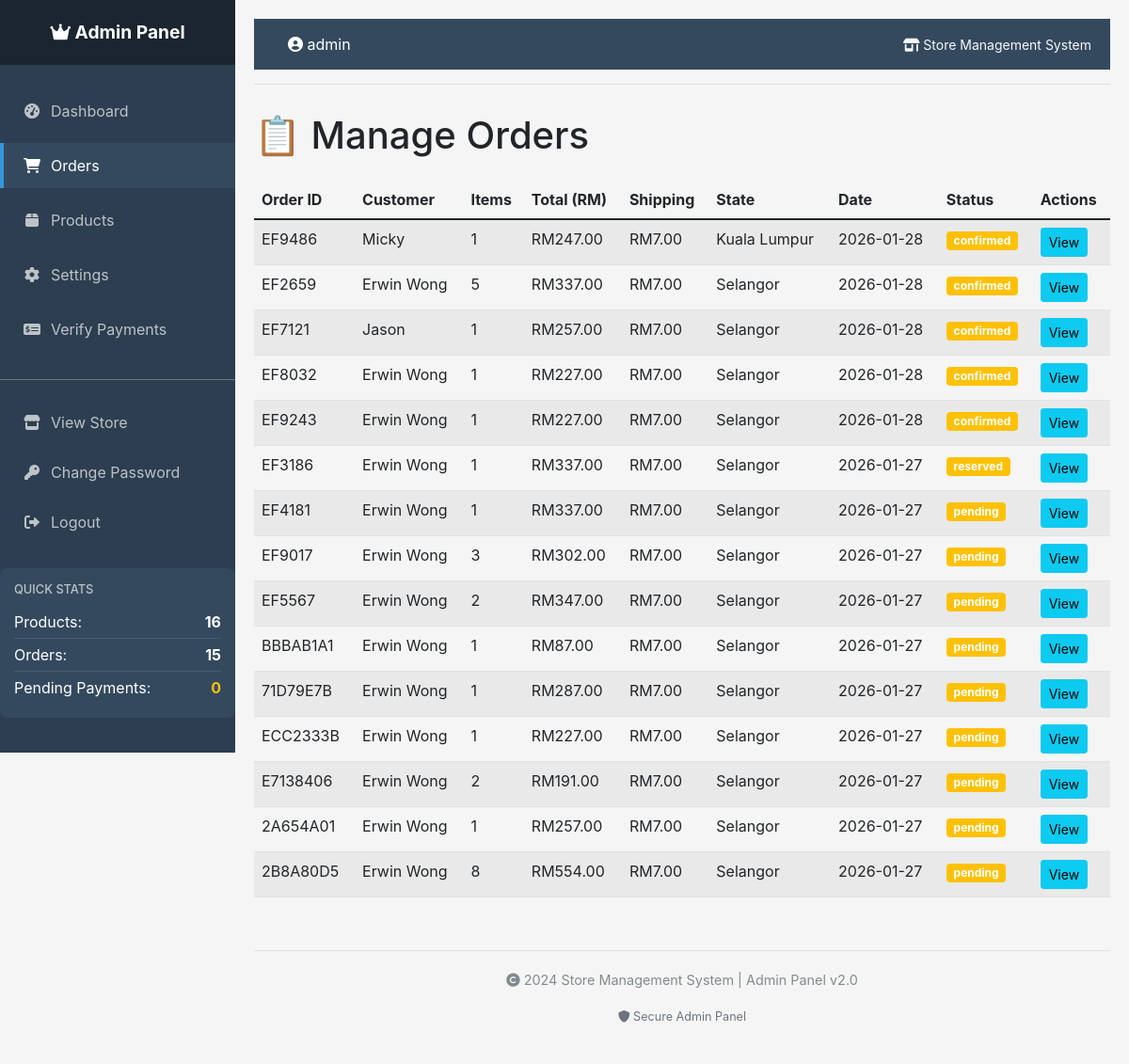
Page /admin/orders (signed in) on the earlier database version.
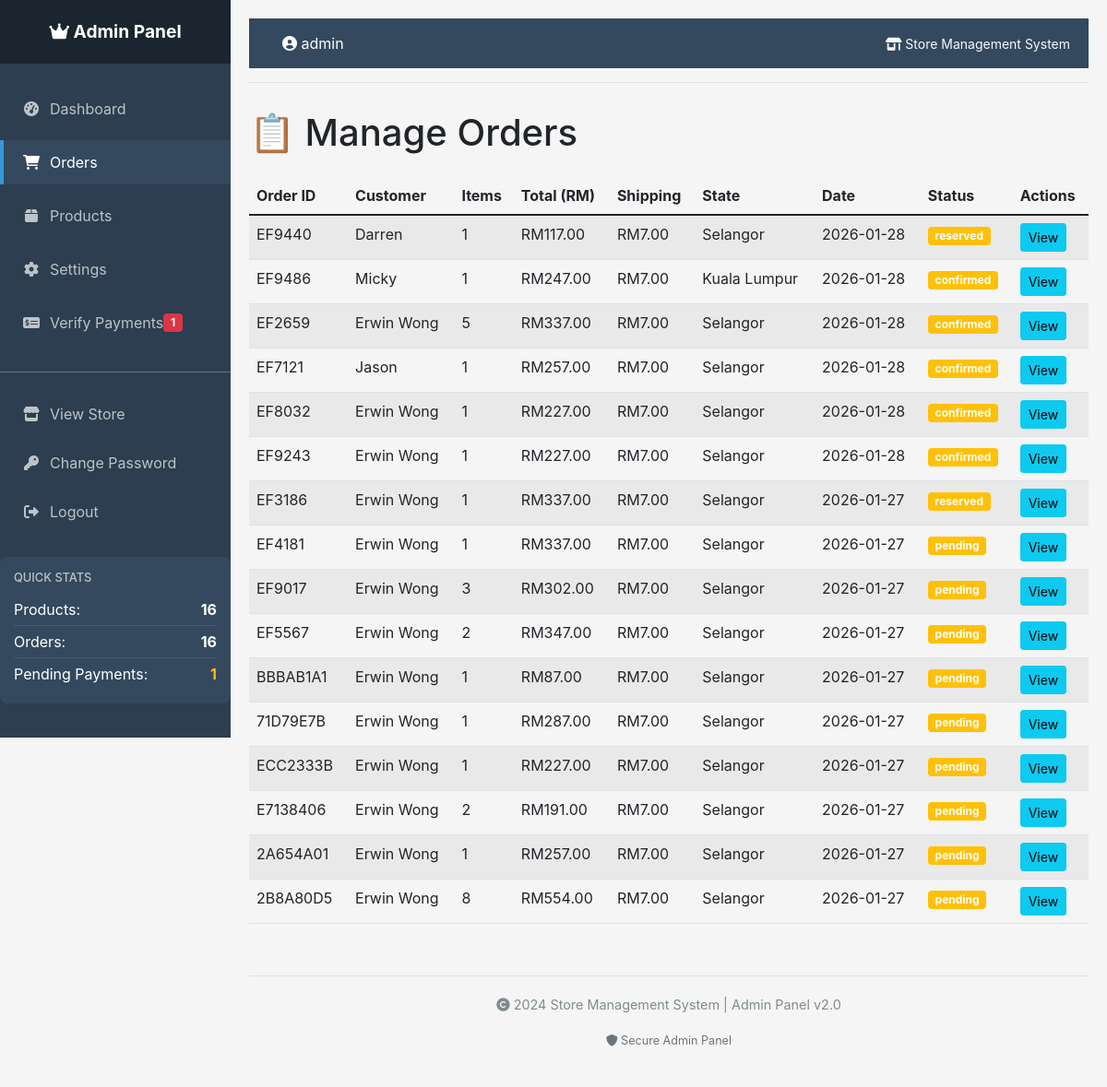
Same page on the later database version.
### tables this page shows
CREATE TABLE orders (
            id INTEGER PRIMARY KEY AUTOINCREMENT,
            order_id TEXT UNIQUE NOT NULL,
            customer_name TEXT NOT NULL,
            total_price REAL NOT NULL,
            shipping_fee REAL NOT NULL,
            address TEXT NOT NULL,
            postcode TEXT NOT NULL,
            state TEXT NOT NULL,
            region TEXT NOT NULL,
            status TEXT DEFAULT 'pending',
            created_at TIMESTAMP DEFAULT CURRENT_TIMESTAMP
        , contact_number TEXT, payment_method TEXT, payment_status TEXT DEFAULT "pending", payment_receipt TEXT, payment_verified BOOLEAN DEFAULT 0, payment_verified_at TIMESTAMP, payment_verified_by TEXT, tracking_number TEXT, updated_at TIMESTAMP);

### app.py (the view)
@app.route('/admin/orders')
@admin_required
def admin_orders():
    orders = g.conn.execute('''
        SELECT o.*,
               (SELECT COUNT(*) FROM order_items WHERE order_id = o.order_id) as item_count
        FROM orders o
        ORDER BY o.created_at DESC
    ''').fetchall()
    return render_template('admin_orders.html', orders=orders)

### app.py (called while the page is built)
def get_db_connection():
    conn = sqlite3.connect(app.config['DATABASE'])
    conn.row_factory = sqlite3.Row
    return conn

@app.before_request
def before_request():
    g.conn = get_db_connection()

@app.teardown_request
def teardown_request(exception):
    if hasattr(g, 'conn'):
        g.conn.close()

def admin_required(f):
    @wraps(f)
    def decorated_function(*args, **kwargs):
        if 'admin_logged_in' not in session:
            return redirect(url_for('admin_login'))
        return f(*args, **kwargs)
    return decorated_function

@app.context_processor
def inject_pending_payments():
    if hasattr(g, 'conn'):
        pending_count = g.conn.execute(
            'SELECT COUNT(*) FROM orders WHERE payment_status = "pending_verification"'
        ).fetchone()[0]
        return dict(pending_payments=pending_count)
    return dict(pending_payments=0)

### templates/admin_orders.html (shortened to what this page needs)
{% extends "admin_base.html" %}
{% block content %}
<h1 class="mb-4">📋 Manage Orders</h1>
<div class="table-responsive">
    <table class="table table-striped">
        <thead>
            <tr>
                <th>Order ID</th>
                <th>Customer</th>
                <th>Items</th>
                <th>Total (RM)</th>
                <th>Shipping</th>
                <th>State</th>
                <th>Date</th>
                <th>Status</th>
                <th>Actions</th>
            </tr>
        </thead>
        <tbody>
            {% for order in orders %}
            <tr>
                <td>{{ order.order_id }}</td>
                <td>{{ order.customer_name }}</td>
                <td>{{ order.item_count }}</td>
                <td>RM{{ "%.2f"|format(order.total_price) }}</td>
                <td>RM{{ "%.2f"|format(order.shipping_fee) }}</td>
                <td>{{ order.state }}</td>
                <td>{{ order.created_at[:10] }}</td>
                <td>
                    <span class="badge bg-{{ 'success' if order.status == 'completed' else 'warning' }}">
                        {{ order.status }}
                    </span>
                </td>
                <td>
                    <a href="{{ url_for('order_details', order_id=order.order_id) }}"
                       class="btn btn-sm btn-info">View</a>
                </td>
            </tr>
            {% else %}
            <tr>
                <td colspan="9" class="text-center">No orders found</td>
            </tr>
            {% endfor %}
        </tbody>
    </table>
</div>
{% endblock %}

### templates/admin_base.html (shortened to what this page needs)
<!DOCTYPE html>
<html lang="en">
<head>
    <link href="https://cdn.jsdelivr.net/npm/bootstrap@5.1.3/dist/css/bootstrap.min.css" rel="stylesheet">
    <link rel="stylesheet" href="https://cdnjs.cloudflare.com/ajax/libs/font-awesome/6.0.0/css/all.min.css">
</head>
<body>
    <div class="admin-container">
        <aside class="admin-sidebar" id="adminSidebar">
            <div class="sidebar-brand">
                <i class="fas fa-crown"></i> Admin Panel
            </div>
            <div class="sidebar-menu">
                <nav class="nav flex-column">
                    <a href="{{ url_for('admin_dashboard') }}"
                       class="nav-link {% if request.endpoint == 'admin_dashboard' %}active{% endif %}">
                        <i class="fas fa-tachometer-alt"></i> Dashboard
                    </a>
                    <a href="{{ url_for('admin_orders') }}"
                       class="nav-link {% if request.endpoint in ['admin_orders', 'order_details'] %}active{% endif %}">
                        <i class="fas fa-shopping-cart"></i> Orders
                    </a>
                    <a href="{{ url_for('admin_products') }}"
                       class="nav-link {% if request.endpoint in ['admin_products', 'add_product', 'edit_product'] %}active{% endif %}">
                        <i class="fas fa-box"></i> Products
                    </a>
                    <a href="{{ url_for('admin_settings') }}"
                       class="nav-link {% if request.endpoint == 'admin_settings' %}active{% endif %}">
                        <i class="fas fa-cog"></i> Settings
                    </a>
                    <a class="nav-link" href="{{ url_for('admin_verify_payments') }}">
                        <i class="fas fa-money-check-alt"></i> Verify Payments
                        {% if pending_payments > 0 %}
                        <span class="badge bg-danger">{{ pending_payments }}</span>
                        {% endif %}
                    </a>
                    <div class="mt-4 pt-3 border-top border-secondary">
                        <a href="/" class="nav-link" target="_blank">
                            <i class="fas fa-store"></i> View Store
                        </a>
                        <a href="{{ url_for('change_password') }}" class="nav-link">
                            <i class="fas fa-key"></i> Change Password
                        </a>
                        <a href="{{ url_for('admin_logout') }}" class="nav-link">
                            <i class="fas fa-sign-out-alt"></i> Logout
                        </a>
                    </div>
                </nav>
                <div class="quick-stats">
                    <h6>Quick Stats</h6>
                    {% set stats = g.conn.execute('SELECT COUNT(*) as product_count FROM products').fetchone() %}
                    {% set order_stats = g.conn.execute('SELECT COUNT(*) as order_count FROM orders').fetchone() %}
                    {% set pending_stats = g.conn.execute('SELECT COUNT(*) as pending_count FROM orders WHERE payment_status = "pending_verification"').fetchone() %}
                    <div class="stat-item">
                        <span>Products:</span>
                        <strong>{{ stats['product_count'] if stats else 0 }}</strong>
                    </div>
                    <div class="stat-item">
                        <span>Orders:</span>
                        <strong>{{ order_stats['order_count'] if order_stats else 0 }}</strong>
                    </div>
                    <div class="stat-item">
                        <span>Pending Payments:</span>
                        <strong class="text-warning">{{ pending_stats['pending_count'] if pending_stats else 0 }}</strong>
                    </div>
                </div>
            </div>
        </aside>
        <main class="admin-main">
            <div class="admin-navbar">
                <div>
                    <span class="ms-3">
                        <i class="fas fa-user-circle"></i> {{ session.get('admin_username', 'Admin') }}
                    </span>
                </div>
                <div>
                    <small class="text-light">
                        <i class="fas fa-store-alt"></i> Store Management System
                    </small>
                </div>
            </div>
            <div class="content-header">
            </div>
            <div class="content-wrapper">
                {% block content %}{% endblock %}
            </div>
            <footer class="admin-footer">
                <p>
                    <i class="fas fa-copyright"></i> 2024 Store Management System | Admin Panel v2.0
                </p>
                <small class="text-muted">
                    <i class="fas fa-shield-alt"></i> Secure Admin Panel
                </small>
            </footer>
        </main>
    </div>
</body>
</html>

### templates/admin_base.html (style rules this page uses)
body { font-family: -apple-system, BlinkMacSystemFont, 'Segoe UI', Roboto, Oxygen, Ubuntu, Cantarell, sans-serif; background-color: #f5f5f5; }
.admin-container { display: flex; min-height: 100vh; }
.admin-sidebar { width: 250px; background-color: #2c3e50; color: white; position: fixed; height: 100vh; overflow-y: auto; transition: all 0.3s; z-index: 1000; }
.admin-main { flex: 1; margin-left: 250px; padding: 20px; }
.admin-navbar { background-color: #34495e; color: white; padding: 15px 20px; display: flex; justify-content: space-between; align-items: center; position: sticky; top: 0; z-index: 100; }
.sidebar-brand { padding: 20px; text-align: center; background-color: #1a252f; font-size: 1.2rem; font-weight: bold; }
.sidebar-menu { padding: 20px 0; }
.sidebar-menu .nav-link { color: #bdc3c7; padding: 12px 20px; margin: 5px 0; border-left: 4px solid transparent; transition: all 0.3s; display: flex; align-items: center; }
.sidebar-menu .nav-link.active { color: white; background-color: #34495e; border-left-color: #3498db; }
.sidebar-menu .nav-link i { margin-right: 10px; width: 20px; text-align: center; }
.content-header { margin-bottom: 30px; padding-bottom: 15px; border-bottom: 1px solid #e0e0e0; display: flex; justify-content: space-between; align-items: center; flex-wrap: wrap; }
.admin-footer { text-align: center; padding: 20px; color: #7f8c8d; font-size: 0.9rem; border-top: 1px solid #e0e0e0; margin-top: 40px; }
.quick-stats { background-color: #34495e; color: white; padding: 15px; border-radius: 8px; margin-top: 20px; }
.quick-stats h6 { color: #bdc3c7; font-size: 0.8rem; text-transform: uppercase; margin-bottom: 10px; }
.quick-stats .stat-item { display: flex; justify-content: space-between; padding: 5px 0; border-bottom: 1px solid rgba(255,255,255,0.1); }
.quick-stats .stat-item:last-child { border-bottom: none; }

Differences in the rows shown:
added orders: order_id "EF9440", customer_name "Darren", item_count "1", total_price "117.00", shipping_fee "7.00", state "Selangor", created_at "2026-01-28", status "reserved"
Other differences:
{{ pending_payments }}: (not shown) → "1"
{{ order_stats['order_count'] if order_stats else 0 }}: "15" → "16"
{{ pending_stats['pending_count'] if pending_stats else 0 }}: "0" → "1"
